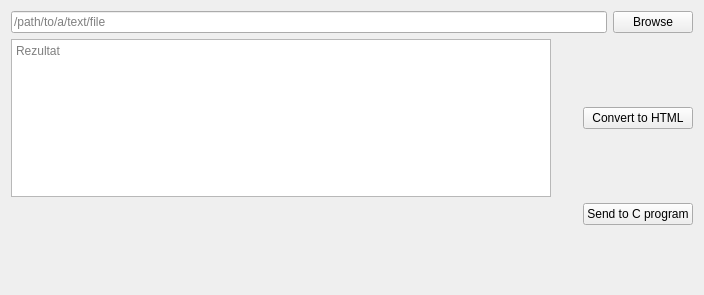
<?xml version="1.0" encoding="UTF-8"?>
<ui version="4.0">
 <class>HTMLConverter</class>
 <widget class="QWidget" name="HTMLConverter">
  <property name="geometry">
   <rect>
    <x>0</x>
    <y>0</y>
    <width>704</width>
    <height>295</height>
   </rect>
  </property>
  <property name="windowTitle">
   <string>HTML Converter</string>
  </property>
  <layout class="QGridLayout" name="gridLayout">
   <item row="3" column="1">
    <spacer name="verticalSpacer">
     <property name="orientation">
      <enum>Qt::Vertical</enum>
     </property>
     <property name="sizeHint" stdset="0">
      <size>
       <width>20</width>
       <height>92</height>
      </size>
     </property>
    </spacer>
   </item>
   <item row="1" column="1">
    <spacer name="verticalSpacer_2">
     <property name="orientation">
      <enum>Qt::Vertical</enum>
     </property>
     <property name="sizeHint" stdset="0">
      <size>
       <width>20</width>
       <height>92</height>
      </size>
     </property>
    </spacer>
   </item>
   <item row="2" column="0">
    <spacer name="horizontalSpacer">
     <property name="orientation">
      <enum>Qt::Horizontal</enum>
     </property>
     <property name="sizeHint" stdset="0">
      <size>
       <width>124</width>
       <height>20</height>
      </size>
     </property>
    </spacer>
   </item>
   <item row="0" column="0" colspan="3">
    <layout class="QHBoxLayout" name="horizontalLayout">
     <item>
      <widget class="QLineEdit" name="path_line_edit">
       <property name="readOnly">
        <bool>true</bool>
       </property>
       <property name="placeholderText">
        <string>/path/to/a/text/file</string>
       </property>
      </widget>
     </item>
     <item>
      <widget class="QPushButton" name="browse_btn">
       <property name="text">
        <string>Browse</string>
       </property>
      </widget>
     </item>
    </layout>
   </item>
   <item row="1" column="2">
    <widget class="QPushButton" name="convert_to_html">
     <property name="text">
      <string>Convert to HTML</string>
     </property>
    </widget>
   </item>
   <item row="1" column="0">
    <widget class="QTextEdit" name="text_rezultat">
     <property name="inputMethodHints">
      <set>Qt::ImhNone</set>
     </property>
     <property name="html">
      <string>&lt;!DOCTYPE HTML PUBLIC &quot;-//W3C//DTD HTML 4.0//EN&quot; &quot;http://www.w3.org/TR/REC-html40/strict.dtd&quot;&gt;
&lt;html&gt;&lt;head&gt;&lt;meta name=&quot;qrichtext&quot; content=&quot;1&quot; /&gt;&lt;style type=&quot;text/css&quot;&gt;
p, li { white-space: pre-wrap; }
&lt;/style&gt;&lt;/head&gt;&lt;body style=&quot; font-family:'MS Shell Dlg 2'; font-size:8.25pt; font-weight:400; font-style:normal;&quot;&gt;
&lt;p style=&quot;-qt-paragraph-type:empty; margin-top:0px; margin-bottom:0px; margin-left:0px; margin-right:0px; -qt-block-indent:0; text-indent:0px;&quot;&gt;&lt;br /&gt;&lt;/p&gt;&lt;/body&gt;&lt;/html&gt;</string>
     </property>
     <property name="placeholderText">
      <string>Rezultat</string>
     </property>
    </widget>
   </item>
   <item row="2" column="2">
    <widget class="QPushButton" name="send_c_program">
     <property name="text">
      <string>Send to C program</string>
     </property>
    </widget>
   </item>
  </layout>
 </widget>
 <resources/>
 <connections/>
</ui>
